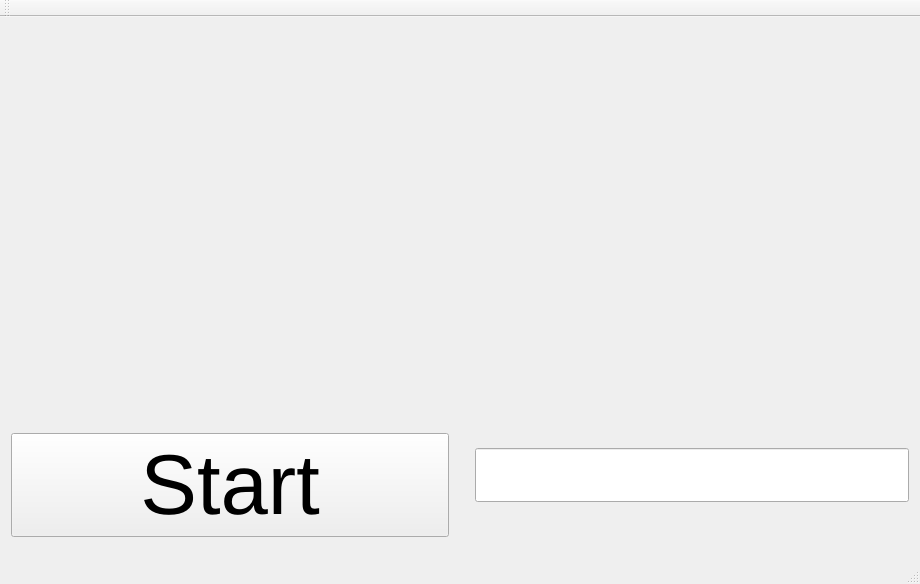
<?xml version="1.0" encoding="UTF-8"?>
<ui version="4.0">
 <class>MainWindow</class>
 <widget class="QMainWindow" name="MainWindow">
  <property name="geometry">
   <rect>
    <x>0</x>
    <y>0</y>
    <width>920</width>
    <height>584</height>
   </rect>
  </property>
  <property name="windowTitle">
   <string>MainWindow</string>
  </property>
  <widget class="QWidget" name="centralWidget">
   <layout class="QHBoxLayout" name="horizontalLayout_3">
    <item>
     <layout class="QVBoxLayout" name="verticalLayout_2">
      <item>
       <widget class="QCustomPlot" name="customPlot" native="true">
        <layout class="QHBoxLayout" name="horizontalLayout_2">
         <item>
          <spacer name="horizontalSpacer_2">
           <property name="orientation">
            <enum>Qt::Horizontal</enum>
           </property>
           <property name="sizeHint" stdset="0">
            <size>
             <width>928</width>
             <height>20</height>
            </size>
           </property>
          </spacer>
         </item>
         <item>
          <spacer name="verticalSpacer_2">
           <property name="orientation">
            <enum>Qt::Vertical</enum>
           </property>
           <property name="sizeHint" stdset="0">
            <size>
             <width>20</width>
             <height>343</height>
            </size>
           </property>
          </spacer>
         </item>
        </layout>
       </widget>
      </item>
      <item>
       <layout class="QHBoxLayout" name="horizontalLayout">
        <item>
         <layout class="QVBoxLayout" name="verticalLayout">
          <item>
           <spacer name="horizontalSpacer">
            <property name="orientation">
             <enum>Qt::Horizontal</enum>
            </property>
            <property name="sizeHint" stdset="0">
             <size>
              <width>438</width>
              <height>20</height>
             </size>
            </property>
           </spacer>
          </item>
          <item>
           <widget class="QPushButton" name="startButton">
            <property name="font">
             <font>
              <pointsize>64</pointsize>
             </font>
            </property>
            <property name="text">
             <string>Start</string>
            </property>
           </widget>
          </item>
         </layout>
        </item>
        <item>
         <spacer name="verticalSpacer">
          <property name="orientation">
           <enum>Qt::Vertical</enum>
          </property>
          <property name="sizeHint" stdset="0">
           <size>
            <width>20</width>
            <height>108</height>
           </size>
          </property>
         </spacer>
        </item>
        <item>
         <widget class="QLineEdit" name="sampleTime">
          <property name="font">
           <font>
            <pointsize>30</pointsize>
           </font>
          </property>
          <property name="text">
           <string/>
          </property>
         </widget>
        </item>
       </layout>
      </item>
     </layout>
    </item>
   </layout>
  </widget>
  <widget class="QMenuBar" name="menuBar">
   <property name="geometry">
    <rect>
     <x>0</x>
     <y>0</y>
     <width>920</width>
     <height>21</height>
    </rect>
   </property>
  </widget>
  <widget class="QToolBar" name="mainToolBar">
   <attribute name="toolBarArea">
    <enum>TopToolBarArea</enum>
   </attribute>
   <attribute name="toolBarBreak">
    <bool>false</bool>
   </attribute>
  </widget>
  <widget class="QStatusBar" name="statusBar"/>
 </widget>
 <layoutdefault spacing="6" margin="11"/>
 <customwidgets>
  <customwidget>
   <class>QCustomPlot</class>
   <extends>QWidget</extends>
   <header location="global">qcustomplot.h</header>
   <container>1</container>
  </customwidget>
 </customwidgets>
 <resources/>
 <connections/>
</ui>
